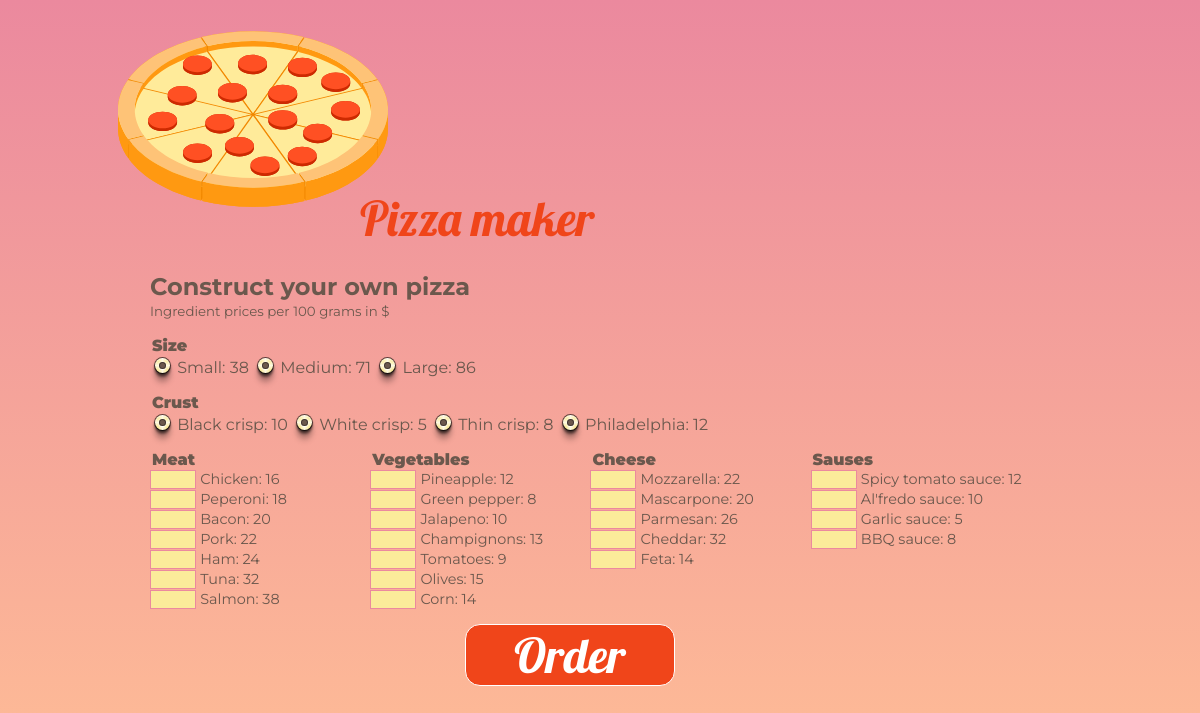
The page / on the database its author committed.
### pizza_app/models.py (models this page shows, shortened)
class OptionGroup(models.Model):
    title = models.CharField(max_length=50)

class Option(models.Model):
    option_group = models.ForeignKey(
        OptionGroup, related_name="options", on_delete=models.CASCADE)
    title = models.CharField(max_length=50)
    price = models.IntegerField()

class ToppingGroup(models.Model):
    title = models.CharField(max_length=50)

class Topping(models.Model):
    topping_group = models.ForeignKey(
        ToppingGroup, related_name="toppings", on_delete=models.CASCADE)
    title = models.CharField(max_length=50)
    price = models.IntegerField()

### pizza_app/views.py (the view)
# urls.py: path('', views.home, name='home'),
@csrf_protect
def home(request):
    if request.method == "POST":
        order = Order()
        order.save(force_insert=True)
        for key, value in request.POST.items():
            if key == "Size" or key == "Crust":
                option = Option.objects.get(title=value)
                OrderOption.objects.create(order=order, option=option)
            if value.isdigit():
                topping = Topping.objects.get(title=key)
                amount = int(value)
                OrderTopping.objects.create(
                    order=order, topping=topping, amount=amount)
        return redirect('order', order_id=order.pk)
    else:
        context = {
            "option_groups": OptionGroup.objects.all(),
            "topping_groups": ToppingGroup.objects.all(),
        }
        return render(request, 'pizza_app/home.html', context)

### pizza_app/templates/pizza_app/home.html (shortened to what this page needs)
{% extends "pizza_app/base.html" %} {% block content%}
<form method="POST" action="">
  <h2>Construct your own pizza</h2>
  <small>Ingredient prices per 100 grams in $</small>
  {% for option_group in option_groups %}
  <fieldset>
    <legend>
      {{ option_group.title }}
    </legend>
    {% for option in option_group.options.all %}
    <input
      type="radio"
      id="{{  option.title }}"
      name="{{ option_group.title }}"
      value="{{  option.title }}"
      required
    />
    <label for="{{  option.title }}"
      >{{ option.title }}: {{ option.price }}</label
    >
    {% endfor %}
  </fieldset>
  {% endfor %}
  <div class="toppings">
    {% for topping_group in topping_groups %}
    <fieldset>
      <legend>
        {{ topping_group.title }}
      </legend>
      {% for topping in topping_group.toppings.all %}
      <div>
        <input
          type="number"
          id="{{  topping.title }}"
          name="{{ topping.title }}"
          min="1"
          max="5"
        />
        <label for="{{  topping.title }}">
          {{ topping.title }}: {{ topping.price }}
        </label>
      </div>
      {% endfor %}
    </fieldset>
    {% endfor %}
  </div>
  <input type="submit" value="Order" />
</form>
{% endblock content %}

### pizza_app/templates/pizza_app/base.html (shortened to what this page needs)
{% load static %}
<!DOCTYPE html>
<html lang="en">
  <head>
    <link
      rel="stylesheet"
      type="text/css"
      href="{% static 'pizza_app/css/main.css' %}"
    />
  </head>
  <body>
    <header>
      <a href={% url 'home' %} >
        <img
        class="pizza-img"
        src="{% static 'pizza_app/images/pizza.svg' %}"
        alt="pizza"
        />
      </a>
      <h1>Pizza maker</h1>
    </header>
    <main>
      {% block content %}{% endblock %}
    </main>
  </body>
</html>

### pizza_app/static/pizza_app/css/main.css (style rules this page uses)
body { font-family: 'Montserrat', sans-serif; background-image: linear-gradient(0deg, #ffbe96 0%, #eb899e 100%); background-position: center center; background-repeat: no-repeat; background-attachment: fixed; background-size: cover; max-width: 900px; margin: 0 auto; padding: 1em; min-width: 866px; }
h1 { font-family: 'Lobster', cursive; font-weight: 100; font-size: 3em; color: #f0451a; display: inline; vertical-align: middle; white-space: nowrap; }
h2 { margin: 1em 0 0; }
.pizza-img { max-width: 30%; display: inline; margin: -2em; }
main { color: #6b584d; }
fieldset { border: 0; margin: 1em 0 0; padding: 0; }
legend { font-weight: 900; }
.toppings fieldset { display: inline-block; width: 24%; vertical-align: text-top; }
.toppings fieldset label { font-size: 0.9em; }
input[type='number'], input[type='text'], input[type='email'] { color: #6b584d; background-color: #fbeb9a; border: 1px solid #eb899e; }
input[type='radio'] { background-color: #fbeb9a; background-image: -webkit-linear-gradient( 0deg, transparent 20%, hsla(0, 0%, 100%, 0.7), transparent 80% ), -webkit-linear-gradient(90deg, transparent 20%, hsla(0, 0%, 100%, 0.7), transparent 80%); border-radius: 10px; box-shadow: inset 0 1px 1px hsla(0, 0%, 100%, 0.8), 0 0 0 1px hsla(0, 0%, 0%, 0.6), 0 2px 3px hsla(0, 0%, 0%, 0.6), 0 4px 3px hsla(0, 0%, 0%, 0.4), 0 6px 6px hsla(0, 0%, 0%, 0.2), 0 10px 6px hsla(0, 0%, 0%, 0.2); cursor: pointer; display: inline-block; height: 15px; position: relative; width: 15px; -webkit-appearance: none; }
input[type='radio']:after { background-color: #6b584d; border-radius: 25px; box-shadow: inset 0 0 0 1px hsla(0, 0%, 0%, 0.4), 0 1px 1px hsla(0, 0%, 100%, 0.8); content: ''; display: block; height: 7px; left: 4px; position: relative; top: 4px; width: 7px; }
input[type='submit'] { background-color: #f0451a; font-family: 'Lobster', cursive; font-weight: 100; font-size: 3em; color: white; border-radius: 15px; border: 1px solid white; margin: 15px 0 0 35%; padding: 1em; }
input[type='submit'] { background-color: #f0451a; font-family: 'Lobster', cursive; font-weight: 100; font-size: 3em; color: white; border-radius: 15px; border: 1px solid white; margin: 15px 0 0 35%; padding: 0 1em; }
a:link { text-decoration: none; }

### rows shown on the page
OptionGroup: title "Size"
Option: title "Small", price "38"
Option: title "Medium", price "71"
Option: title "Large", price "86"
OptionGroup: title "Crust"
Option: title "Black crisp", price "10"
Option: title "White crisp", price "5"
Option: title "Thin crisp", price "8"
Option: title "Philadelphia", price "12"
ToppingGroup: title "Meat"
Topping: title "Chicken", price "16"
Topping: title "Peperoni", price "18"
Topping: title "Bacon", price "20"
Topping: title "Pork", price "22"
Topping: title "Ham", price "24"
Topping: title "Tuna", price "32"
Topping: title "Salmon", price "38"
ToppingGroup: title "Vegetables"
Topping: title "Pineapple", price "12"
Topping: title "Green pepper", price "8"
Topping: title "Jalapeno", price "10"
Topping: title "Champignons", price "13"
Topping: title "Tomatoes", price "9"
Topping: title "Olives", price "15"
Topping: title "Corn", price "14"
ToppingGroup: title "Cheese"
Topping: title "Mozzarella", price "22"
Topping: title "Mascarpone", price "20"
Topping: title "Parmesan", price "26"
Topping: title "Cheddar", price "32"
Topping: title "Feta", price "14"
ToppingGroup: title "Sauses"
Topping: title "Spicy tomato sauce", price "12"
Topping: title "Al'fredo sauce", price "10"
Topping: title "Garlic sauce", price "5"
Topping: title "BBQ sauce", price "8"
